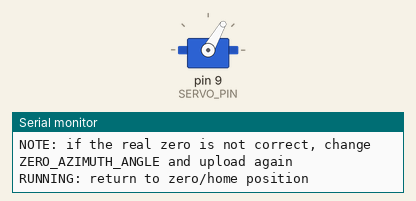
Bench run of a sketch on a simulated Arduino Uno, built with avr-gcc and run on an emulated ATmega328P. On the bench: servo, the last lines printed to the serial monitor.

Above: at 0.8 s.
At 3.2 s:
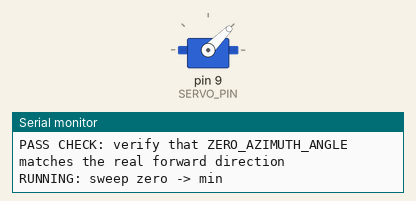
At 5.55 s:
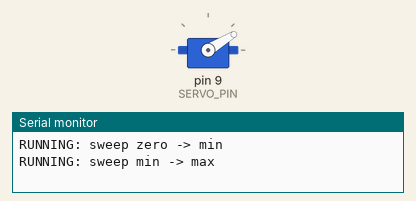
At 10.3 s:
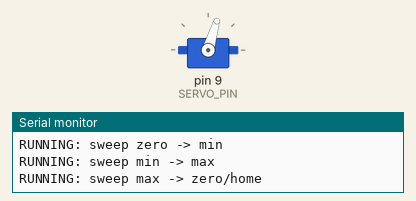
Timing chart, 0 to 16.0 s (numbered marks = the images above):
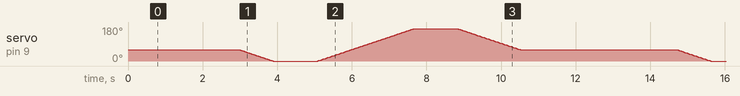

The sketch:

04_servo_azimuth_test.ino
```cpp
/*
  04_servo_azimuth_test
  Isolated acceptance test for the azimuth servo on D9.
*/

#include <Servo.h>

#define SERVO_PIN 9
#define ZERO_AZIMUTH_ANGLE 60
#define TEST_MIN_ANGLE 0
#define TEST_MAX_ANGLE 170
#define STEP_DELAY_MS 15
#define HOLD_DELAY_MS 1200

Servo azimuthServo;
int currentAngle = ZERO_AZIMUTH_ANGLE;

void printIntro() {
  Serial.println(F("START: 04_servo_azimuth_test"));
  Serial.println(F("PART: Servo Azimuth"));
  Serial.println(F("PINS: SERVO_PIN=D9"));
  Serial.println(F("ZERO: ZERO_AZIMUTH_ANGLE is the startup home position"));
  Serial.println(F("POWER: use external 5V/6V supply with shared GND"));
  Serial.println(F("PASS CHECK: smooth motion, correct center, no strong jitter at rest"));
  Serial.println(F("FAIL SYMPTOM: chatter, brownout reset, stalling, hitting end stops"));
  Serial.println(F("NOTE: if the real zero is not correct, change ZERO_AZIMUTH_ANGLE and upload again"));
  Serial.println();
}

void moveSmooth(int targetAngle, int stepDelayMs) {
  int step = (targetAngle >= currentAngle) ? 1 : -1;
  while (currentAngle != targetAngle) {
    currentAngle += step;
    azimuthServo.write(currentAngle);
    delay(stepDelayMs);
  }
}

void setup() {
  Serial.begin(115200);

  azimuthServo.attach(SERVO_PIN);
  azimuthServo.write(ZERO_AZIMUTH_ANGLE);
  currentAngle = ZERO_AZIMUTH_ANGLE;

  delay(750);
  printIntro();
}

void loop() {
  Serial.println(F("RUNNING: return to zero/home position"));
  moveSmooth(ZERO_AZIMUTH_ANGLE, STEP_DELAY_MS);
  delay(HOLD_DELAY_MS);

  Serial.println(F("PASS CHECK: verify that ZERO_AZIMUTH_ANGLE matches the real forward direction"));
  delay(1000);

  Serial.println(F("RUNNING: sweep zero -> min"));
  moveSmooth(TEST_MIN_ANGLE, STEP_DELAY_MS);
  delay(HOLD_DELAY_MS);

  Serial.println(F("RUNNING: sweep min -> max"));
  moveSmooth(TEST_MAX_ANGLE, STEP_DELAY_MS);
  delay(HOLD_DELAY_MS);

  Serial.println(F("RUNNING: sweep max -> zero/home"));
  moveSmooth(ZERO_AZIMUTH_ANGLE, STEP_DELAY_MS);
  Serial.println(F("PASS CHECK: the servo must always return to the exact same zero point"));
  Serial.println(F("CYCLE COMPLETE"));
  Serial.println();
  delay(2000);
}
```
